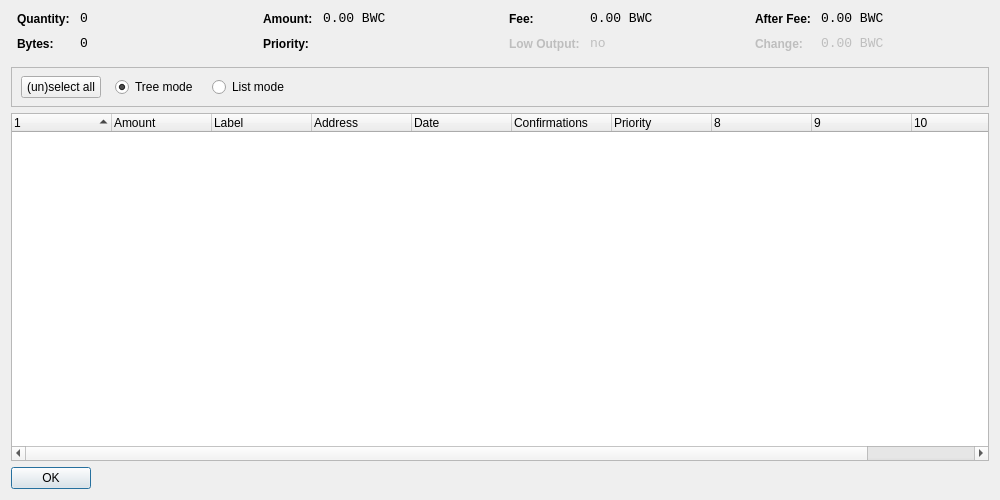
<?xml version="1.0" encoding="UTF-8"?>
<ui version="4.0">
 <class>CoinControlDialog</class>
 <widget class="QDialog" name="CoinControlDialog">
  <property name="geometry">
   <rect>
    <x>0</x>
    <y>0</y>
    <width>1000</width>
    <height>500</height>
   </rect>
  </property>
  <property name="windowTitle">
   <string>Coin Control</string>
  </property>
  <layout class="QVBoxLayout" name="verticalLayout">
   <item>
    <layout class="QHBoxLayout" name="horizontalLayoutTop" stretch="0,0,0,0">
     <property name="topMargin">
      <number>0</number>
     </property>
     <property name="bottomMargin">
      <number>10</number>
     </property>
     <item>
      <layout class="QFormLayout" name="formLayoutCoinControl1">
       <property name="horizontalSpacing">
        <number>10</number>
       </property>
       <property name="verticalSpacing">
        <number>10</number>
       </property>
       <property name="leftMargin">
        <number>6</number>
       </property>
       <property name="rightMargin">
        <number>6</number>
       </property>
       <item row="0" column="0">
        <widget class="QLabel" name="labelCoinControlQuantityText">
         <property name="styleSheet">
          <string notr="true">font-weight:bold;</string>
         </property>
         <property name="text">
          <string>Quantity:</string>
         </property>
        </widget>
       </item>
       <item row="0" column="1">
        <widget class="QLabel" name="labelCoinControlQuantity">
         <property name="font">
          <font>
           <family>Monospace</family>
           <pointsize>10</pointsize>
          </font>
         </property>
         <property name="cursor">
          <cursorShape>IBeamCursor</cursorShape>
         </property>
         <property name="contextMenuPolicy">
          <enum>Qt::ActionsContextMenu</enum>
         </property>
         <property name="text">
          <string notr="true">0</string>
         </property>
         <property name="textInteractionFlags">
          <set>Qt::LinksAccessibleByMouse|Qt::TextSelectableByKeyboard|Qt::TextSelectableByMouse</set>
         </property>
        </widget>
       </item>
       <item row="1" column="0">
        <widget class="QLabel" name="labelCoinControlBytesText">
         <property name="styleSheet">
          <string notr="true">font-weight:bold;</string>
         </property>
         <property name="text">
          <string>Bytes:</string>
         </property>
        </widget>
       </item>
       <item row="1" column="1">
        <widget class="QLabel" name="labelCoinControlBytes">
         <property name="font">
          <font>
           <family>Monospace</family>
           <pointsize>10</pointsize>
          </font>
         </property>
         <property name="cursor">
          <cursorShape>IBeamCursor</cursorShape>
         </property>
         <property name="contextMenuPolicy">
          <enum>Qt::ActionsContextMenu</enum>
         </property>
         <property name="text">
          <string notr="true">0</string>
         </property>
         <property name="textInteractionFlags">
          <set>Qt::LinksAccessibleByMouse|Qt::TextSelectableByKeyboard|Qt::TextSelectableByMouse</set>
         </property>
        </widget>
       </item>
      </layout>
     </item>
     <item>
      <layout class="QFormLayout" name="formLayoutCoinControl2">
       <property name="horizontalSpacing">
        <number>10</number>
       </property>
       <property name="verticalSpacing">
        <number>10</number>
       </property>
       <property name="leftMargin">
        <number>6</number>
       </property>
       <property name="rightMargin">
        <number>6</number>
       </property>
       <item row="0" column="0">
        <widget class="QLabel" name="labelCoinControlAmountText">
         <property name="styleSheet">
          <string notr="true">font-weight:bold;</string>
         </property>
         <property name="text">
          <string>Amount:</string>
         </property>
        </widget>
       </item>
       <item row="0" column="1">
        <widget class="QLabel" name="labelCoinControlAmount">
         <property name="font">
          <font>
           <family>Monospace</family>
           <pointsize>10</pointsize>
          </font>
         </property>
         <property name="cursor">
          <cursorShape>IBeamCursor</cursorShape>
         </property>
         <property name="contextMenuPolicy">
          <enum>Qt::ActionsContextMenu</enum>
         </property>
         <property name="text">
          <string notr="true">0.00 BWC</string>
         </property>
         <property name="textInteractionFlags">
          <set>Qt::LinksAccessibleByMouse|Qt::TextSelectableByKeyboard|Qt::TextSelectableByMouse</set>
         </property>
        </widget>
       </item>
       <item row="1" column="0">
        <widget class="QLabel" name="labelCoinControlPriorityText">
         <property name="styleSheet">
          <string notr="true">font-weight:bold;</string>
         </property>
         <property name="text">
          <string>Priority:</string>
         </property>
        </widget>
       </item>
       <item row="1" column="1">
        <widget class="QLabel" name="labelCoinControlPriority">
         <property name="font">
          <font>
           <family>Monospace</family>
           <pointsize>10</pointsize>
          </font>
         </property>
         <property name="cursor">
          <cursorShape>IBeamCursor</cursorShape>
         </property>
         <property name="contextMenuPolicy">
          <enum>Qt::ActionsContextMenu</enum>
         </property>
         <property name="text">
          <string/>
         </property>
         <property name="textInteractionFlags">
          <set>Qt::LinksAccessibleByMouse|Qt::TextSelectableByKeyboard|Qt::TextSelectableByMouse</set>
         </property>
        </widget>
       </item>
      </layout>
     </item>
     <item>
      <layout class="QFormLayout" name="formLayoutCoinControl3">
       <property name="horizontalSpacing">
        <number>10</number>
       </property>
       <property name="verticalSpacing">
        <number>10</number>
       </property>
       <property name="leftMargin">
        <number>6</number>
       </property>
       <property name="rightMargin">
        <number>6</number>
       </property>
       <item row="0" column="0">
        <widget class="QLabel" name="labelCoinControlFeeText">
         <property name="styleSheet">
          <string notr="true">font-weight:bold;</string>
         </property>
         <property name="text">
          <string>Fee:</string>
         </property>
        </widget>
       </item>
       <item row="0" column="1">
        <widget class="QLabel" name="labelCoinControlFee">
         <property name="font">
          <font>
           <family>Monospace</family>
           <pointsize>10</pointsize>
          </font>
         </property>
         <property name="cursor">
          <cursorShape>IBeamCursor</cursorShape>
         </property>
         <property name="contextMenuPolicy">
          <enum>Qt::ActionsContextMenu</enum>
         </property>
         <property name="text">
          <string notr="true">0.00 BWC</string>
         </property>
         <property name="textInteractionFlags">
          <set>Qt::LinksAccessibleByMouse|Qt::TextSelectableByKeyboard|Qt::TextSelectableByMouse</set>
         </property>
        </widget>
       </item>
       <item row="1" column="0">
        <widget class="QLabel" name="labelCoinControlLowOutputText">
         <property name="enabled">
          <bool>false</bool>
         </property>
         <property name="styleSheet">
          <string notr="true">font-weight:bold;</string>
         </property>
         <property name="text">
          <string>Low Output:</string>
         </property>
        </widget>
       </item>
       <item row="1" column="1">
        <widget class="QLabel" name="labelCoinControlLowOutput">
         <property name="enabled">
          <bool>false</bool>
         </property>
         <property name="font">
          <font>
           <family>Monospace</family>
           <pointsize>10</pointsize>
          </font>
         </property>
         <property name="cursor">
          <cursorShape>IBeamCursor</cursorShape>
         </property>
         <property name="contextMenuPolicy">
          <enum>Qt::ActionsContextMenu</enum>
         </property>
         <property name="text">
          <string notr="true">no</string>
         </property>
         <property name="textInteractionFlags">
          <set>Qt::LinksAccessibleByMouse|Qt::TextSelectableByKeyboard|Qt::TextSelectableByMouse</set>
         </property>
        </widget>
       </item>
      </layout>
     </item>
     <item>
      <layout class="QFormLayout" name="formLayoutCoinControl4">
       <property name="horizontalSpacing">
        <number>10</number>
       </property>
       <property name="verticalSpacing">
        <number>10</number>
       </property>
       <property name="leftMargin">
        <number>6</number>
       </property>
       <property name="rightMargin">
        <number>6</number>
       </property>
       <item row="0" column="0">
        <widget class="QLabel" name="labelCoinControlAfterFeeText">
         <property name="styleSheet">
          <string notr="true">font-weight:bold;</string>
         </property>
         <property name="text">
          <string>After Fee:</string>
         </property>
        </widget>
       </item>
       <item row="0" column="1">
        <widget class="QLabel" name="labelCoinControlAfterFee">
         <property name="font">
          <font>
           <family>Monospace</family>
           <pointsize>10</pointsize>
          </font>
         </property>
         <property name="cursor">
          <cursorShape>IBeamCursor</cursorShape>
         </property>
         <property name="contextMenuPolicy">
          <enum>Qt::ActionsContextMenu</enum>
         </property>
         <property name="text">
          <string notr="true">0.00 BWC</string>
         </property>
         <property name="textInteractionFlags">
          <set>Qt::LinksAccessibleByMouse|Qt::TextSelectableByKeyboard|Qt::TextSelectableByMouse</set>
         </property>
        </widget>
       </item>
       <item row="1" column="0">
        <widget class="QLabel" name="labelCoinControlChangeText">
         <property name="enabled">
          <bool>false</bool>
         </property>
         <property name="styleSheet">
          <string notr="true">font-weight:bold;</string>
         </property>
         <property name="text">
          <string>Change:</string>
         </property>
        </widget>
       </item>
       <item row="1" column="1">
        <widget class="QLabel" name="labelCoinControlChange">
         <property name="enabled">
          <bool>false</bool>
         </property>
         <property name="font">
          <font>
           <family>Monospace</family>
           <pointsize>10</pointsize>
          </font>
         </property>
         <property name="cursor">
          <cursorShape>IBeamCursor</cursorShape>
         </property>
         <property name="contextMenuPolicy">
          <enum>Qt::ActionsContextMenu</enum>
         </property>
         <property name="text">
          <string notr="true">0.00 BWC</string>
         </property>
         <property name="textInteractionFlags">
          <set>Qt::LinksAccessibleByMouse|Qt::TextSelectableByKeyboard|Qt::TextSelectableByMouse</set>
         </property>
        </widget>
       </item>
      </layout>
     </item>
    </layout>
   </item>
   <item>
    <widget class="QFrame" name="frame">
     <property name="minimumSize">
      <size>
       <width>0</width>
       <height>40</height>
      </size>
     </property>
     <property name="frameShape">
      <enum>QFrame::StyledPanel</enum>
     </property>
     <property name="frameShadow">
      <enum>QFrame::Sunken</enum>
     </property>
     <widget class="QWidget" name="horizontalLayoutWidget">
      <property name="geometry">
       <rect>
        <x>10</x>
        <y>0</y>
        <width>781</width>
        <height>41</height>
       </rect>
      </property>
      <layout class="QHBoxLayout" name="horizontalLayoutPanel" stretch="0,0,0,0,0">
       <property name="spacing">
        <number>14</number>
       </property>
       <item>
        <widget class="QPushButton" name="pushButtonSelectAll">
         <property name="sizePolicy">
          <sizepolicy hsizetype="Maximum" vsizetype="Fixed">
           <horstretch>0</horstretch>
           <verstretch>0</verstretch>
          </sizepolicy>
         </property>
         <property name="text">
          <string>(un)select all</string>
         </property>
        </widget>
       </item>
       <item>
        <widget class="QRadioButton" name="radioTreeMode">
         <property name="sizePolicy">
          <sizepolicy hsizetype="Maximum" vsizetype="Fixed">
           <horstretch>0</horstretch>
           <verstretch>0</verstretch>
          </sizepolicy>
         </property>
         <property name="text">
          <string>Tree mode</string>
         </property>
         <property name="checked">
          <bool>true</bool>
         </property>
        </widget>
       </item>
       <item>
        <widget class="QRadioButton" name="radioListMode">
         <property name="sizePolicy">
          <sizepolicy hsizetype="Maximum" vsizetype="Fixed">
           <horstretch>0</horstretch>
           <verstretch>0</verstretch>
          </sizepolicy>
         </property>
         <property name="text">
          <string>List mode</string>
         </property>
        </widget>
       </item>
       <item>
        <spacer name="horizontalSpacer">
         <property name="orientation">
          <enum>Qt::Horizontal</enum>
         </property>
         <property name="sizeHint" stdset="0">
          <size>
           <width>40</width>
           <height>20</height>
          </size>
         </property>
        </spacer>
       </item>
      </layout>
     </widget>
    </widget>
   </item>
   <item>
    <widget class="CoinControlTreeWidget" name="treeWidget">
     <property name="contextMenuPolicy">
      <enum>Qt::CustomContextMenu</enum>
     </property>
     <property name="sortingEnabled">
      <bool>false</bool>
     </property>
     <property name="columnCount">
      <number>11</number>
     </property>
     <attribute name="headerShowSortIndicator" stdset="0">
      <bool>true</bool>
     </attribute>
     <attribute name="headerStretchLastSection">
      <bool>false</bool>
     </attribute>
     <column>
      <property name="text">
       <string/>
      </property>
     </column>
     <column>
      <property name="text">
       <string>Amount</string>
      </property>
     </column>
     <column>
      <property name="text">
       <string>Label</string>
      </property>
     </column>
     <column>
      <property name="text">
       <string>Address</string>
      </property>
     </column>
     <column>
      <property name="text">
       <string>Date</string>
      </property>
     </column>
     <column>
      <property name="text">
       <string>Confirmations</string>
      </property>
      <property name="toolTip">
       <string>Confirmed</string>
      </property>
     </column>
     <column>
      <property name="text">
       <string>Priority</string>
      </property>
     </column>
     <column>
      <property name="text">
       <string/>
      </property>
     </column>
     <column>
      <property name="text">
       <string/>
      </property>
     </column>
     <column>
      <property name="text">
       <string/>
      </property>
     </column>
     <column>
      <property name="text">
       <string/>
      </property>
     </column>
    </widget>
   </item>
   <item>
    <widget class="QDialogButtonBox" name="buttonBox">
     <property name="sizePolicy">
      <sizepolicy hsizetype="Maximum" vsizetype="Fixed">
       <horstretch>0</horstretch>
       <verstretch>0</verstretch>
      </sizepolicy>
     </property>
     <property name="orientation">
      <enum>Qt::Horizontal</enum>
     </property>
     <property name="standardButtons">
      <set>QDialogButtonBox::Ok</set>
     </property>
    </widget>
   </item>
  </layout>
 </widget>
 <customwidgets>
  <customwidget>
   <class>CoinControlTreeWidget</class>
   <extends>QTreeWidget</extends>
   <header>coincontroltreewidget.h</header>
  </customwidget>
 </customwidgets>
 <resources/>
 <connections/>
</ui>
